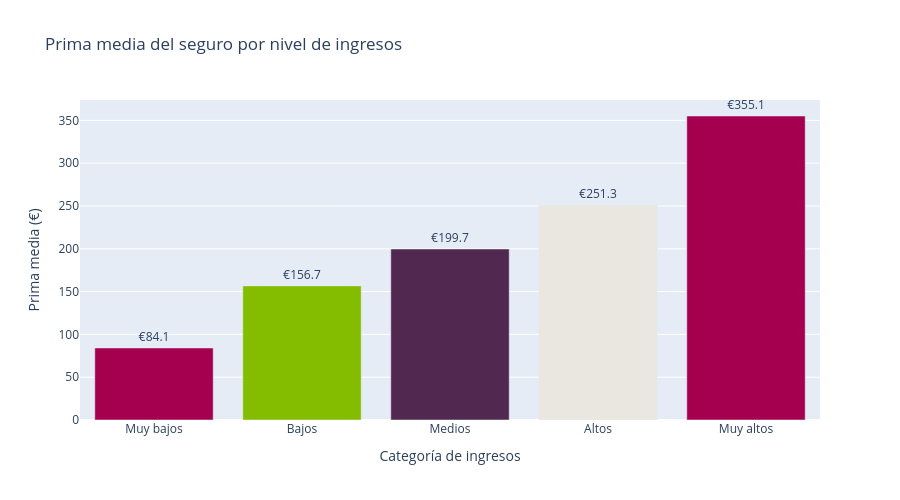

Notebook code cell kept with this figure:
### Code cell
#GRÁFICO 8: Ingresos vs Prima del seguro
#Crear categorías de ingresos (quintiles)
df['Categoria_Ingresos'] = pd.qcut(df['Ingresos'], q=5, labels=['Muy bajos', 'Bajos', 'Medios', 'Altos', 'Muy altos'])

#Calcular prima media por categoría
prima_ingresos = df.groupby('Categoria_Ingresos', observed=True)['Prima'].mean().reset_index()

fig9 = px.bar(
    prima_ingresos,
    x='Categoria_Ingresos',
    y='Prima',
    title='Prima media del seguro por nivel de ingresos',
    labels={
        'Categoria_Ingresos': 'Categoría de ingresos',
        'Prima': 'Prima media (€)'
    },
    text=prima_ingresos['Prima'].apply(lambda x: f'€{x:.1f}')
)

# Asignar un color distinto de la paleta a cada barra
colores = ['#A50050', '#84BD00', '#51284F', '#EAE7E0', '#A50050']  # rojo, verde, morado, gris, rojo
fig9.update_traces(textposition='outside', marker_color=colores)

fig9.update_layout(
    width=900,
    height=500,
    coloraxis_showscale=False
)
fig9.show()

### Figure 1 — Plotly figure (JSON) as saved in the notebook; plotly's stock layout.template omitted (floating-point values rounded to 4 significant figures)
{"data": [{"hovertemplate": "Categoría de ingresos=%{x}<br>Prima media (€)=%{y}<br>text=%{text}<extra></extra>", "legendgroup": "", "marker": {"color": ["#A50050", "#84BD00", "#51284F", "#EAE7E0", "#A50050"], "pattern": {"shape": ""}}, "name": "", "orientation": "v", "showlegend": false, "text": ["€84.1", "€156.7", "€199.7", "€251.3", "€355.1"], "textposition": "outside", "type": "bar", "x": ["Muy bajos", "Bajos", "Medios", "Altos", "Muy altos"], "xaxis": "x", "y": [84.12, 156.7, 199.7, 251.3, 355.1], "yaxis": "y"}], "layout": {"barmode": "relative", "coloraxis": {"showscale": false}, "height": 500, "legend": {"tracegroupgap": 0}, "title": {"text": "Prima media del seguro por nivel de ingresos"}, "width": 900, "xaxis": {"anchor": "y", "domain": [0, 1], "title": {"text": "Categoría de ingresos"}}, "yaxis": {"anchor": "x", "domain": [0, 1], "title": {"text": "Prima media (€)"}}}}
